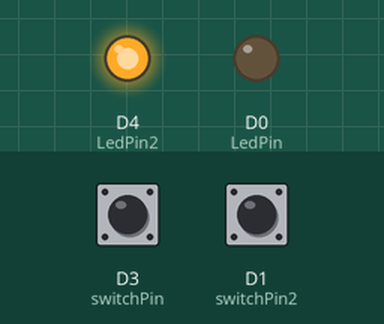
Simulated run of this sketch. Board: ESP8266 (NodeMCU). Shown: output pins drawn as LEDs (lit = HIGH). Inputs (shaded band) come from the test bench; at power-on: D3 (switchPin) HIGH, D1 (switchPin2) HIGH.

Above: at 1.2 s.
1.3 s: D3 (switchPin) pulled LOW for 0.15 s
At 1.37 s:
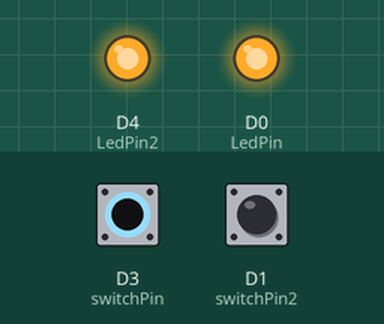
2.9 s: D1 (switchPin2) pulled LOW for 0.15 s
At 2.97 s:
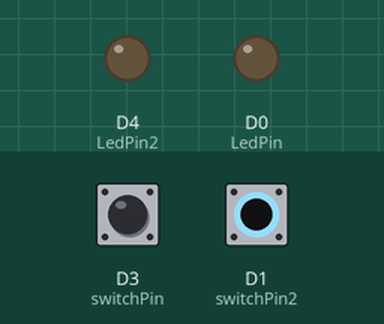
4.5 s: D1 (switchPin2) pulled LOW for 3.2 s
At 8.3 s:
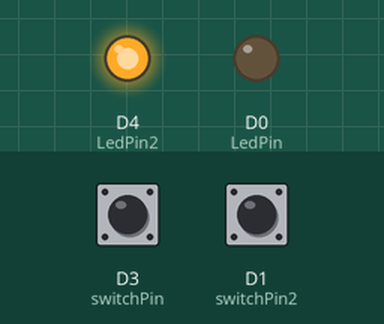
9.2 s: D3 (switchPin) pulled LOW for 3.2 s
At 10.6 s:
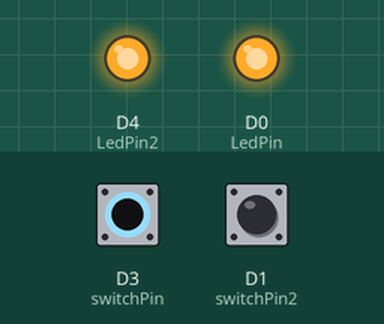
13.9 s: D3 (switchPin) driven LOW and D1 (switchPin2) driven LOW
At 14.2 s:
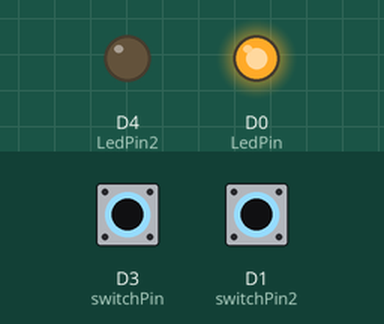
Timing chart, 0 to 16.4 s (numbered marks = the images above; inputs shaded):
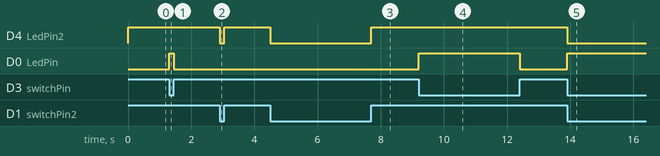

The sketch:

sketch_may14a_2_pins.ino
```cpp
int switchPin =0;//d3
int switchPin2=D1;//d1
int LedPin= 16;//d0
int LedPin2=D4;

int switchValue;
int switchValue2;
void setup() {
  pinMode(LedPin,OUTPUT);
   pinMode(LedPin2,OUTPUT);

  pinMode(switchPin,INPUT_PULLUP);

  pinMode(switchPin2,INPUT_PULLUP);
  // put your setup code here, to run once:

}

void loop() {

  // put your main code here, to run repeatedly:
  //read the switch value

switchValue = digitalRead(switchPin);
switchValue2 = digitalRead(switchPin2);

  digitalWrite(LedPin,!switchValue);
  digitalWrite(LedPin2,switchValue2);

}
```

Measured:
- after the input at 1.3 s, D0 (LedPin): LOW → HIGH at once, → LOW 0.15 s later
- after the input at 2.9 s, D4 (LedPin2): HIGH → LOW at once, → HIGH 0.15 s later
- after the input at 4.5 s, D4 (LedPin2): HIGH → LOW at once, → HIGH 3.2 s later
- after the input at 9.2 s, D0 (LedPin): LOW → HIGH at once, → LOW 3.2 s later
- after the input at 13.9 s, D4 (LedPin2): HIGH → LOW at once; D0 (LedPin): LOW → HIGH at once
